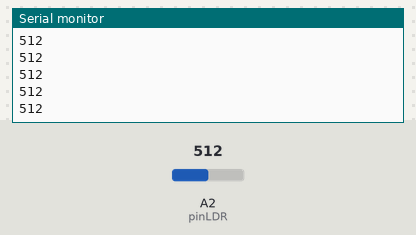
Recording of a sketch running on a simulated Arduino Uno, built with avr-gcc and run on an emulated ATmega328P. Shown: the last lines printed to the serial monitor. The inputs (shaded band) are chosen by the test bench; at power-on: A2 (pinLDR) = 512.

Above: at 1.2 s.
1.3 s: A2 (pinLDR) set to 716
At 1.56 s:
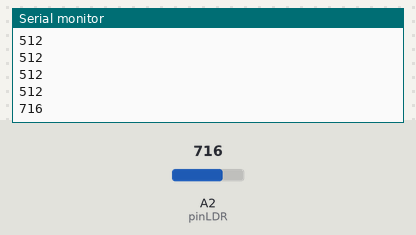
2.8 s: A2 (pinLDR) set to 900
At 2.96 s:
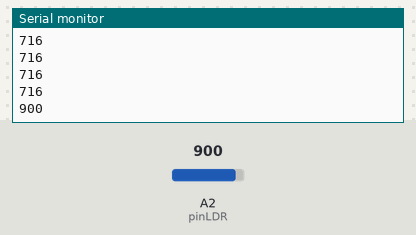
Timing chart, 0 to 5.8 s (numbered marks = the images above; inputs shaded):
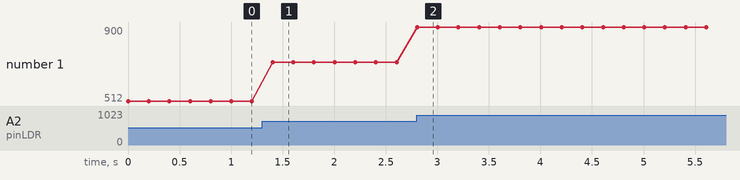

The sketch:

foto.ino
```cpp
int pinLDR = A2;

int valorLDR = 0;

void setup() {

  Serial.begin(9600);

}

void loop() {

  valorLDR = analogRead(pinLDR);

  Serial.println(valorLDR);
  delay(200);

}
```

Measured:
- after the input at 1.3 s, the serial monitor: prints a new line after 0.10 s (image 1)
- after the input at 2.8 s, the serial monitor: prints a new line at once (image 2)
- plotted number 1: 512 → 716 after the input at 1.3 s, 716 → 900 after the input at 2.8 s
